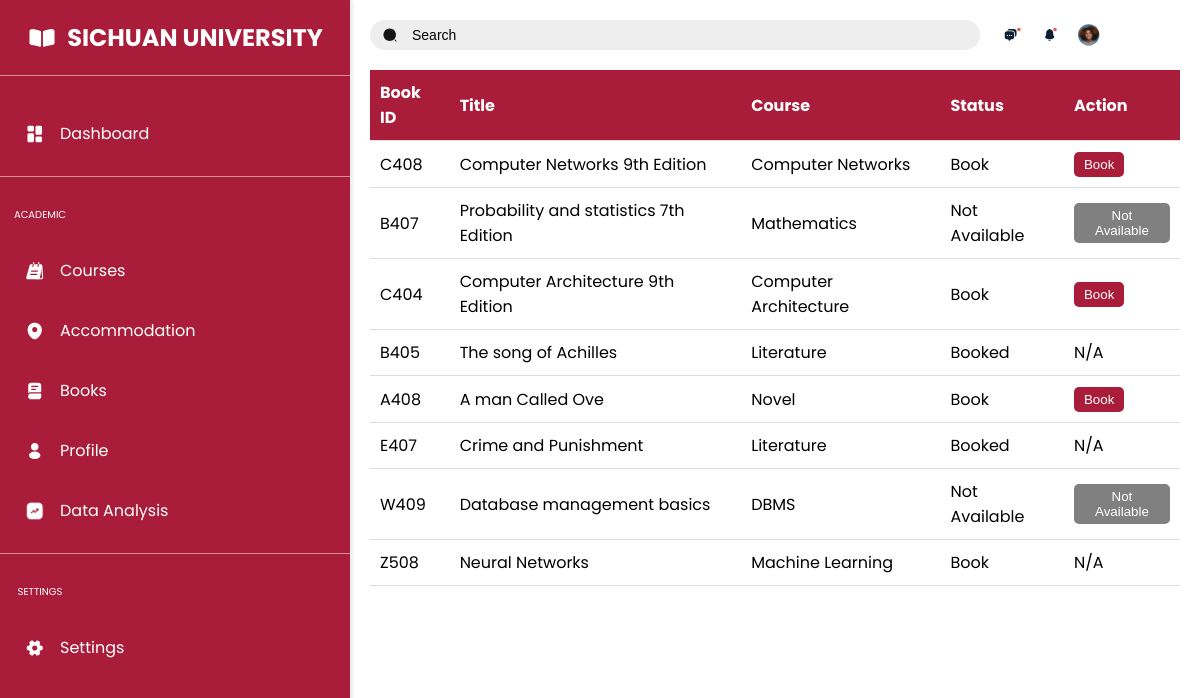
Before: /books with the older database file.
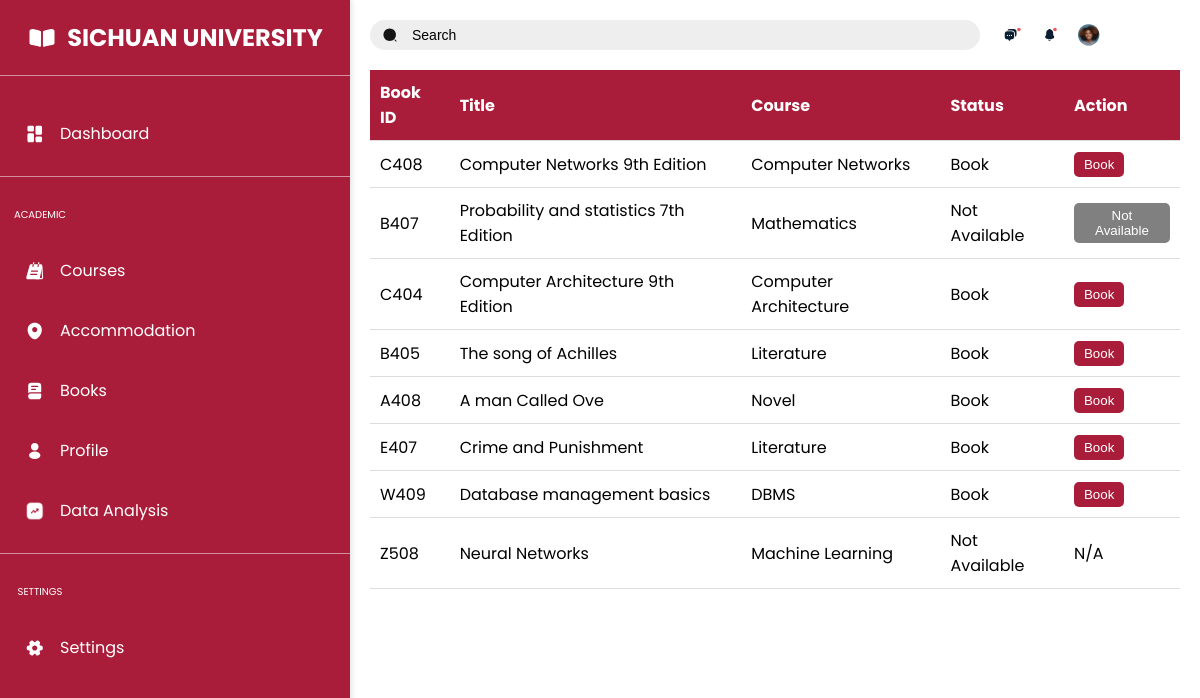
After: the same page with the newer database file.
### tables this page shows
CREATE TABLE books (
                       id INTEGER PRIMARY KEY AUTOINCREMENT,
                       bookId TEXT NOT NULL,
                       title TEXT NOT NULL,
                       course TEXT NOT NULL,
                       status TEXT NOT NULL
            );

### app.py (the view)
@app.route('/books')
def books():
    books = get_books()
    if books is not None:
        return render_template('books.html', books=books)
    else:
        flash('Error fetching books.','error')
        return redirect(url_for('dashboard'))

### app.py (called while the page is built)
def get_db_connection():
    conn = sqlite3.connect('student_info_system.db')
    conn.row_factory = sqlite3.Row  # This allows us to access columns by name
    return conn

def get_books():
    try:
        conn = get_db_connection()
        books = conn.execute('SELECT * FROM books').fetchall()
        conn.close()
        return books
    except sqlite3.Error as e:
        print(f"Error fetching books: {e}")
        return None

### templates/books.html (shortened to what this page needs)
<!DOCTYPE html>
<html lang="en">
<head>
</head>
<body>
    <div class="sidebar">
        <div class="title">
            <img src="/static/img/book.svg" alt="Book Icon" width="30" height="30">
            <h1>SICHUAN UNIVERSITY</h1>
        </div>
        <hr>
        <a href="/dashboard" class="button">
            <img src="/static/img/dash.svg" alt="Dash Icon" width="20" height="20">
            Dashboard
        </a>
        <hr>
        <p>ACADEMIC</p>
        <a href="/courses" class="button">
            <img src="/static/img/menu.svg" alt="Menu Icon" width="20" height="20">
            Courses
        </a>
        <a href="/accommodations" class="button">
            <img src="/static/img/location.svg" alt="Location Icon" width="20" height="20">
            Accommodation
        </a>
        <a href="/books" class="button">
            <img src="/static/img/books.svg" alt="Books Icon" width="20" height="20">
            Books
        </a>
        <a href="/profile" class="button">
            <img src="/static/img/profile.svg" alt="Profile Icon" width="20" height="20">
            Profile
        </a>
        <a href="#" class="button">
            <img src="/static/img/analysis.png" alt="Analysis Icon" width="20" height="20">
            Data Analysis
        </a>
        <hr>
        <p>SETTINGS</p>
        <a href="#" class="button">
            <img src="/static/img/SET.svg" alt="Settings Icon" width="20" height="20">
            Settings
        </a>
    </div>
    <div class="content">
        <img class="icons" src="/static/img/icons.svg" alt="Icons" width="100" height="100">
        <div class="search-bar">
            <img src="/static/img/search-normal.svg" alt="Search Icon" width="20" height="20">
            <input type="text" placeholder="Search">
        </div>
        <table>
            <thead>
                <tr>
                    <th>Book ID</th>
                    <th>Title</th>
                    <th>Course</th>
                    <th>Status</th>
                    <th>Action</th>
                </tr>
            </thead>
            <tbody>
                {% for book in books %}
                    <tr>
                        <td>{{ book.bookId }}</td>
                        <td>{{ book.title }}</td>
                        <td>{{ book.course }}</td>
                        <td>{{ book.status }}</td>
                        <td>
                            {% if book['status'] == 'Book' %}
                            <button onclick="bookBook('{{ book.Id }}')">Book</button>
                            {% elif book['status'] == 'Not Available' %}
                            <button class="disabled-button" disabled>Not Available</button>
                            {% else %}
                            N/A
                            {% endif %}
                        </td>
                    </tr>
                {% endfor %}
            </tbody>
        </table>
    </div>
</body>
</html>

### templates/books.html (style rules this page uses)
body, html { margin: 0; padding: 0; height: 100%; font-family: 'Poppins', sans-serif; display: flex; }
.sidebar { width: 100%; max-width: 350px; min-width: 200px; height: 100%; background-color: #A91D3A; position: fixed; left: 0; top: 0; overflow: auto; box-shadow: 2px 0 5px rgba(0,0,0,0.1); display: flex; flex-direction: column; padding-top: 20px; align-items: center; }
.sidebar .title { display: flex; align-items: center; justify-content: center; color: white; }
.sidebar .title img { margin-right: 10px; }
.sidebar .title h1 { font-size: 24px; font-weight: bold; margin: 0; }
.sidebar .button { width: 300px; background-color: #A91D3A; color: white; border: none; border-radius: 30px; padding: 10px; display: flex; align-items: center; justify-content: flex-start; cursor: pointer; transition: transform 0.3s ease, background-color 0.3s ease; text-decoration: none; font-size: 16px; margin-top: 15px; }
.sidebar .button img { margin-right: 15px; }
.sidebar hr { width: 100%; margin: 20px 0; height: 1px; background-color: white; opacity: 0.5; border: none; }
.sidebar p { color: white; font-size: 10px; margin-left: -270px; }
.content { margin-left: 350px; padding: 20px; flex-grow: 1; }
.icons { position: absolute; left: 1000px; top: -15px; }
.search-bar { width: 100%; max-width: 590px; height: 30px; background-color: #EEEEEE; border-radius: 30px; display: flex; align-items: center; padding: 0 10px; margin-bottom: 20px; }
.search-bar img { margin-right: 10px; }
.search-bar input { border: none; background: none; outline: none; width: 100%; font-size: 14px; color: black; }
.search-bar input::placeholder { color: black; }
table { width: 100%; border-collapse: collapse; margin-bottom: 20px; }
th, td { padding: 10px; text-align: left; border-bottom: 1px solid #ddd; }
th { background-color: #A91D3A; color: white; }
td button { padding: 5px 10px; border: none; border-radius: 5px; cursor: pointer; background-color: #A91D3A; color: white; transition: background-color 0.3s ease; }
.disabled-button { background-color: gray; color: white; cursor: not-allowed; }

Changed rows visible on the page:
changed books "The song of Achilles": status "Booked" → "Book"; status "N/A" → "Book"
changed books "Crime and Punishment": status "Booked" → "Book"; status "N/A" → "Book"
changed books "Database management basics": status "Not Available" → "Book"
changed books "Neural Networks": status "Book" → "Not Available"
